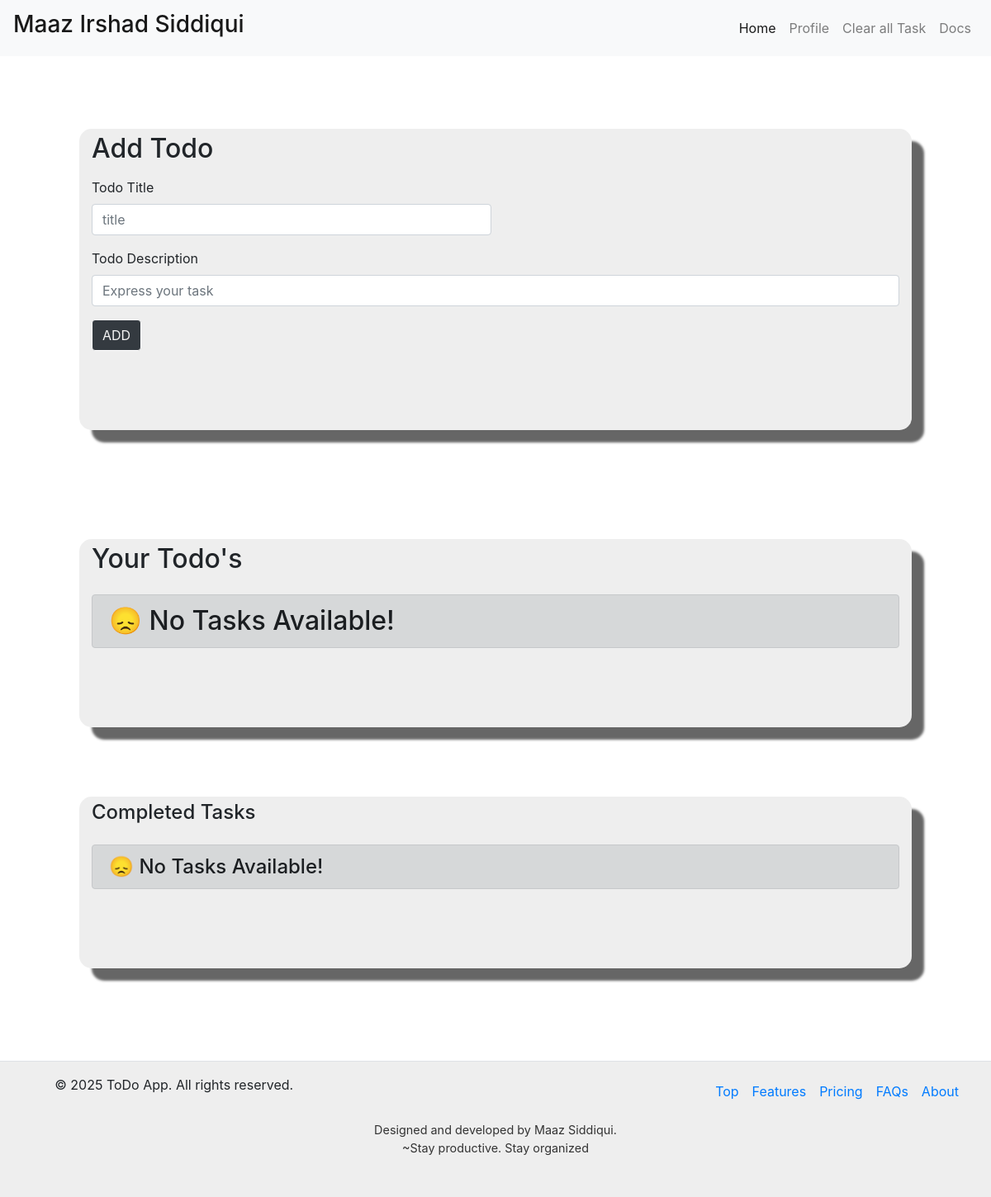
Before: / with the older database file.
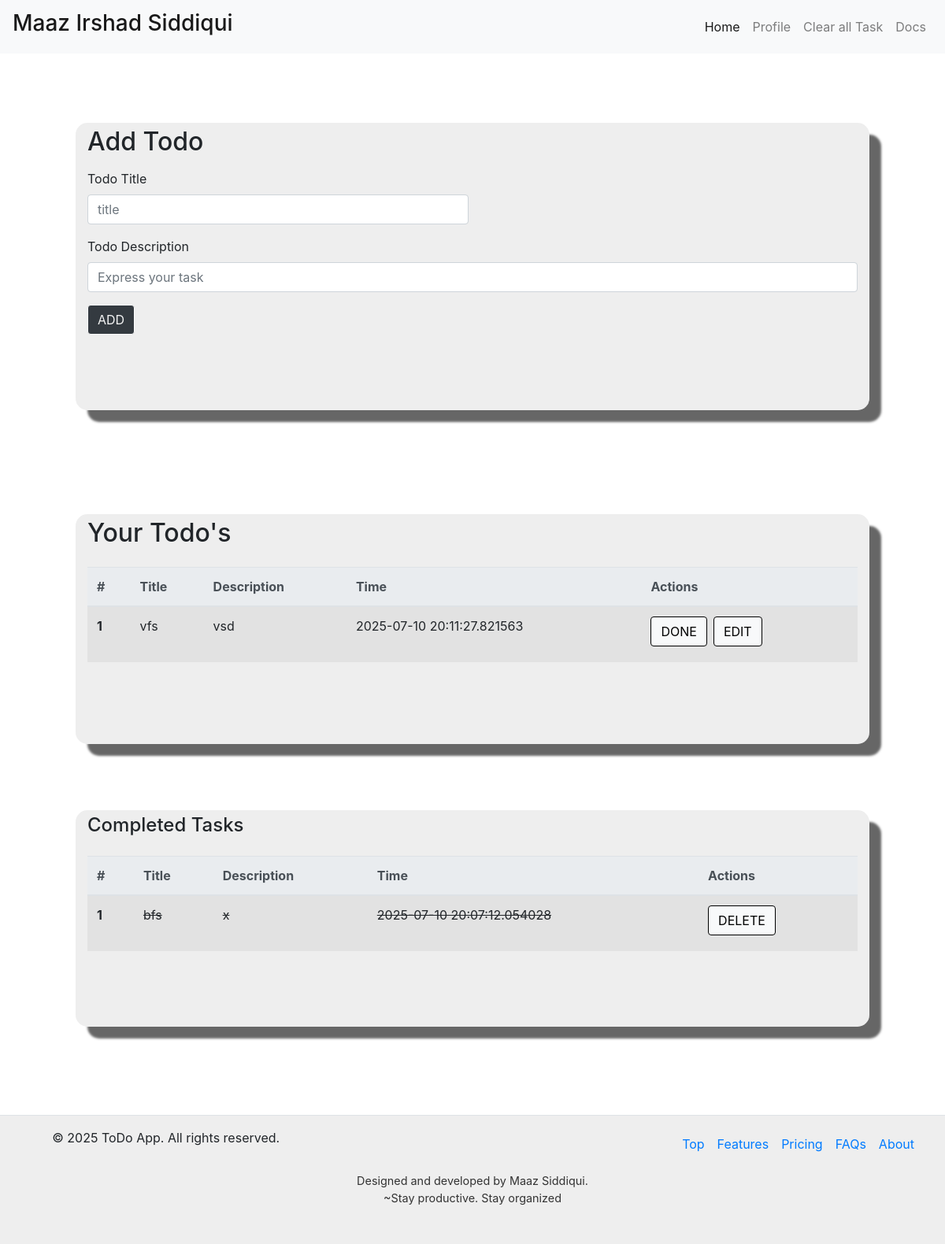
After: the same page with the newer database file.
### app.py (models this page shows)
class Todo(db.Model):
    sno = db.Column(db.Integer, primary_key=True)
    title = db.Column(db.String(200), nullable=False)
    content = db.Column(db.String(500), nullable=False)
    date = db.Column(db.DateTime, default=datetime.utcnow)

class DeletedTodo(db.Model):
    id = db.Column(db.Integer, primary_key=True)
    sno = db.Column(db.Integer, nullable=False)
    title = db.Column(db.String(200), nullable=False)
    content = db.Column(db.String(500), nullable=False)
    date = db.Column(db.DateTime, default=datetime.utcnow)

### app.py (the view, shortened to what this page needs)
@app.route('/', methods=['POST', 'GET'])
def home():
    all_todo = Todo.query.all()
    del_all_todo = DeletedTodo.query.all()
    return render_template('index.html', all_todo=all_todo, deltodo=del_all_todo)

### templates/index.html (shortened to what this page needs)
{% extends 'base.html' %}
{% block body %}
<div class="d-flex justify-content-center p-3 my-4">
<div class="container mt-5 mb-4">
  <form action="/" method="POST">
    <h2 class="mb-3">Add Todo</h2>
    <div class="form-row">
      <div class="form-group col-md-6 mb-3">
        <label for="title">Todo Title</label>
        <input
          required
          type="text"
          class="form-control"
          name="title"
          id="title"
          placeholder="title"
        />
      </div>
    </div>
    <div class="form-group mb-3">
      <label for="desc">Todo Description</label>
      <input
        type="text"
        required
        class="form-control"
        id="desc"
        name="desc"
        placeholder="Express your task"
      />
    </div>
    <button type="submit" class="addbt btn btn-dark mb-3">ADD</button>
  </form>
</div>
</div>
<br>
<div class="d-flex justify-content-center p-3 my-4">
<div class="container mt-1 mb-4">
  <h2 class="mb-4">Your Todo's</h2>
  {% if all_todo %}
  <div class="table-responsive">
    <table class="table table-striped table-hover mb-4">
      <thead class="thead-light">
        <tr>
          <th scope="col">#</th>
          <th scope="col">Title</th>
          <th scope="col">Description</th>
          <th scope="col">Time</th>
          <th scope="col">Actions</th>
        </tr>
      </thead>
      <tbody>
        {% for i in all_todo %}
        <tr>
          <th scope="row">{{ loop.index }}</th>
          <td>{{ i.title }}</td>
          <td>{{ i.content }}</td>
          <td>{{ i.date }}</td>
          <td>
            <div class="d-flex flex-wrap gap-2">
              <a href="/done/{{ i.sno }}">
                <button type="button" class="btn btn-light mr-2 mb-2">DONE</button>
              </a>
              <a href="/edit/{{ i.sno }}">
                <button type="button" class="btn btn-light mr-2 mb-2">EDIT</button>
              </a>
            </div>
          </td>
        </tr>
        {% endfor %}
      </tbody>
    </table>
  </div>
  {% else %}
  <h2 class="alert alert-dark mt-4" role="alert">😞 No Tasks Available!</h2>
  {% endif %}
</div>
</div>
<div class="d-flex justify-content-center p-3 my-4">
  <div class="container mt-1 mb-4">
    <h4 class="mb-4">Completed Tasks</h4>
    {% if deltodo %}
    <div class="table-responsive">
      <table class="table table-striped table-hover mb-3">
        <thead class="thead-light">
          <tr>
            <th scope="col">#</th>
            <th scope="col">Title</th>
            <th scope="col">Description</th>
            <th scope="col">Time</th>
            <th scope="col">Actions</th>
          </tr>
        </thead>
        <tbody>
          {% for i in deltodo %}
          <tr>
            <th scope="row">{{ loop.index }}</th>
            <td><s>{{ i.title }}</s></td>
            <td><s>{{ i.content }}</s></td>
            <td><s>{{ i.date }}</s></td>
            <td>
              <div class="d-flex flex-wrap gap-2">
                <a href="/deldone/{{ i.sno }}">
                  <button type="button" class="btn btn-light mr-2 mb-2">DELETE</button>
                </a>
              </div>
            </td>
          </tr>
          {% endfor %}
        </tbody>
      </table>
    </div>
    {% else %}
    <h4 class="alert alert-dark mt-3" role="alert">😞 No Tasks Available!</h4>
    {% endif %}
  </div>
</div>
{% endblock %}

Changed rows visible on the page:
added Todo: title "vfs", content "vsd", date "2025-07-10 20:11:27.821563"
added DeletedTodo: title "bfs", content "x", date "2025-07-10 20:07:12.054028"
Other visible differences:
text no longer shown: "😞 No Tasks Available! 😞 No Tasks Available!"
text now shown: "# Title Description Time Actions # Title Description Time Actions"
